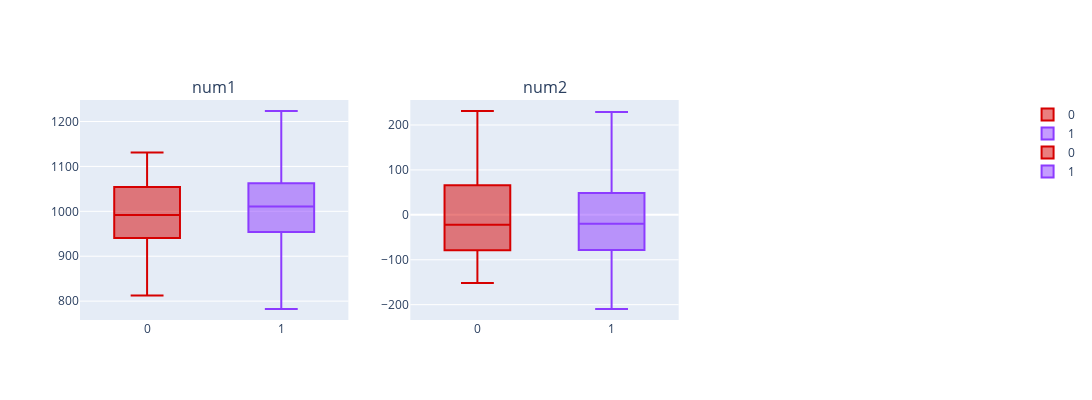

Notebook code for this chart:
### Code cell
plot_box(p, quantile_dict)

### Figure 1 — Plotly figure (JSON) as saved in the notebook; plotly's stock layout.template omitted (floating-point values rounded to 4 significant figures)
{"data": [{"lowerfence": [812.4], "marker": {"color": "#d60000"}, "median": [992.0], "name": "0", "q1": [940.8], "q3": [1054.0], "type": "box", "upperfence": [1131.0], "x": [0], "xaxis": "x", "yaxis": "y"}, {"lowerfence": [782.5], "marker": {"color": "#8c3bff"}, "median": [1011.0], "name": "1", "q1": [954.2], "q3": [1063.0], "type": "box", "upperfence": [1223.0], "x": [1], "xaxis": "x", "yaxis": "y"}, {"lowerfence": [-151.5], "marker": {"color": "#d60000"}, "median": [-22.03], "name": "0", "q1": [-78.96], "q3": [65.81], "type": "box", "upperfence": [231.1], "x": [0], "xaxis": "x2", "yaxis": "y2"}, {"lowerfence": [-209.6], "marker": {"color": "#8c3bff"}, "median": [-19.95], "name": "1", "q1": [-78.4], "q3": [48.67], "type": "box", "upperfence": [228.8], "x": [1], "xaxis": "x2", "yaxis": "y2"}], "layout": {"annotations": [{"font": {"size": 16}, "showarrow": false, "text": "num1", "x": 0.1444, "xanchor": "center", "xref": "paper", "y": 1, "yanchor": "bottom", "yref": "paper"}, {"font": {"size": 16}, "showarrow": false, "text": "num2", "x": 0.5, "xanchor": "center", "xref": "paper", "y": 1, "yanchor": "bottom", "yref": "paper"}], "autosize": false, "height": 400, "width": 1200, "xaxis": {"anchor": "y", "domain": [0, 0.2889]}, "xaxis2": {"anchor": "y2", "domain": [0.3556, 0.6444]}, "xaxis3": {"anchor": "y3", "domain": [0.7111, 1]}, "yaxis": {"anchor": "x", "domain": [0, 1]}, "yaxis2": {"anchor": "x2", "domain": [0, 1]}, "yaxis3": {"anchor": "x3", "domain": [0, 1]}}}
